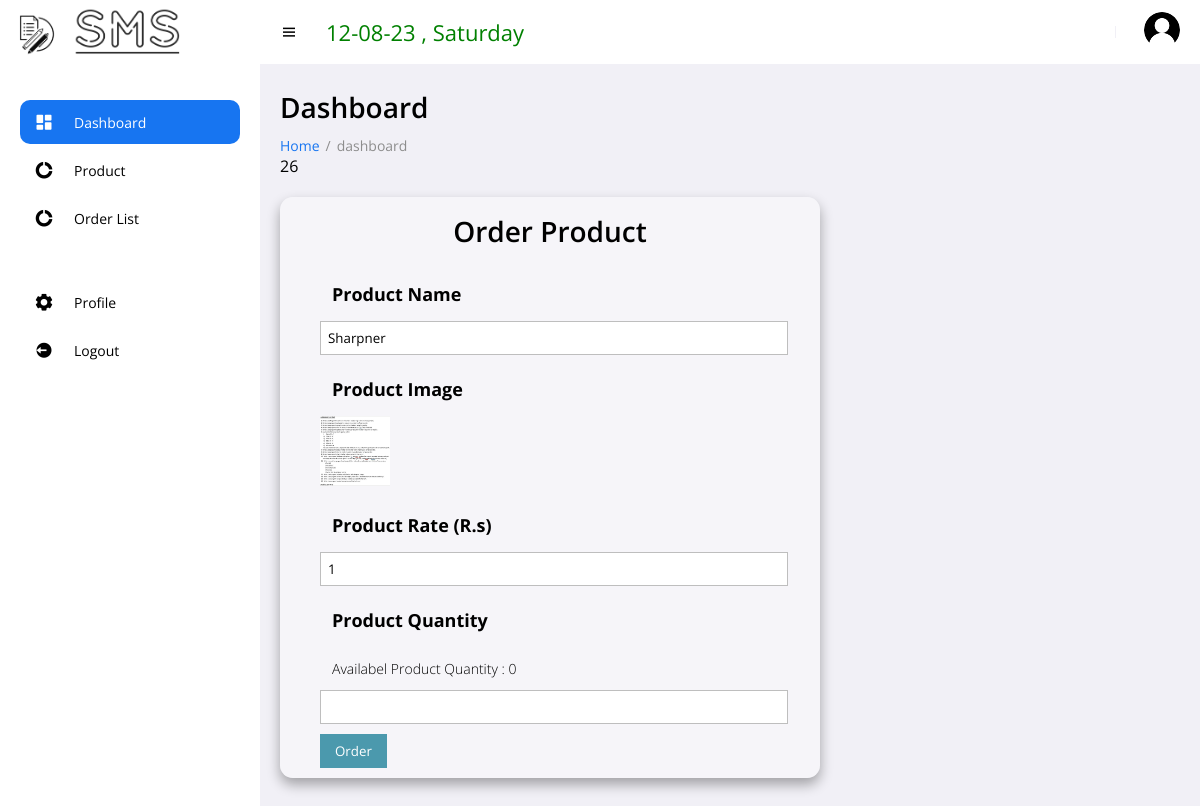
Screenshot of /purchase.php?id=26 (signed in) with the database file from the repository.
### tables this page shows
CREATE TABLE `product` (
  `product_id` int(11) NOT NULL,
  `product_name` varchar(255) NOT NULL,
  `product_bought` int(255) NOT NULL,
  `product_stock` int(255) NOT NULL,
  `product_image` varchar(255) NOT NULL,
  `product_add_date` date NOT NULL DEFAULT current_timestamp()
);

### purchase.php (the view, shortened to what this page needs)
<!DOCTYPE html>
<?php
include './includes/connection.php';
$p_id=$_GET['id'];
$select = "SELECT * FROM product WHERE product_id='$p_id'";
$data=mysqli_query($con,$select);
while($row= mysqli_fetch_array($data)){
  $name = $row['product_name'];
  $rate = $row['product_bought'];
  $stock = $row['product_stock'];
  $image = $row['product_image'];
}
?>
<html lang="en">
    <head>
	<link href='https://unpkg.com/boxicons@2.0.9/css/boxicons.min.css' rel='stylesheet'>
	<link rel="stylesheet" href="assets/css/style.css">
	<link rel="stylesheet" href="assets/css/add.css">
</head>
<body>
	<section id="sidebar">
        <?php
			if($_SESSION['user_type'] == 1){
                include 'layouts/user_menu.php';
			}
			else{
                include 'layouts/admin_menu.php';
			}
            ?>
<main >
    <h1 class="title">Dashboard</h1>
    <ul class="breadcrumbs">
        <li><a href="user_dashboard.php">Home</a></li>
        <li class="divider">/</li>
        <li><a href="user_dashboard.php" class="active">dashboard</a></li>
    </ul>
	<?php
    echo $p_id;
    ?>
    <div class="add-form">
      <div class="form-container">
        <form action="" method="POST" enctype="multipart/form-data">
        <div class="title">Order Product</div>
            <ul class="form-style">
              <li>
                  <label>Product Name</label>
                  <input type="text" name="name" class="field" value="<?php echo $name ;?>" readonly>
              </li>
              <li>
                  <label>Product Image</label>
                  <img src="<?php echo "images/".$image; ?>"  height="70px" width="70px">
              </li>
              <li>
                  <label>Product Rate (R.s)</label>
                  <input type="number" name="rate" class="field" value="<?php  echo $rate; ?>" readonly>
              </li>
              <li>
                  <label>Product Quantity</label>
                  <label style="font-size: 14px;font-weight:200;margin:0;">Availabel Product Quantity : <?php  echo $stock;?></label>
                  <input type="number" name="quantity" class="field"  min="0" oninput="this.value = Math.abs(this.value)">
              </li>
              <li>
                  <input type="submit" value="Order" name="purchase" >
              </li>
          </ul>
        </form>
      </div>
  </div>
  </main>
</section>
</body>
</html>

### assets/css/style.css (style rules this page uses)
* { font-family: 'Open Sans', sans-serif; margin: 0; padding: 0; box-sizing: border-box; }
:root { --grey: #F1F0F6; --dark-grey: #8D8D8D; --light: #fff; --dark: #000; --green: #81D43A; --light-green: #E3FFCB; --blue: #1775F1; --light-blue: #D0E4FF; --dark-blue: #0C5FCD; --red: #FC3B56; }
body { background: var(--grey); overflow-x: hidden; }
a { text-decoration: none; }
li { list-style: none; }
#sidebar { position: fixed; max-width: 260px; width: 100%; background: var(--light); top: 0; left: 0; height: 100%; overflow-y: auto; scrollbar-width: none; transition: all .3s ease; z-index: 200; }
main { width: 100%; padding: 24px 20px 20px 20px; }
main .title { font-size: 28px; font-weight: 600; margin-bottom: 10px; }
main .breadcrumbs { display: flex; grid-gap: 6px; }
main .breadcrumbs li, main .breadcrumbs li a { font-size: 14px; }
main .breadcrumbs li a { color: var(--blue); }
main .breadcrumbs li a.active, main .breadcrumbs li.divider { color: var(--dark-grey); pointer-events: none; }
main form { margin-top: 6px; }

### assets/css/add.css (style rules this page uses)
.form-container { width: 60%; background-color: #fff5; box-shadow: 0 .4rem .8rem #0005; border-radius: .8rem; margin-top: 20px; }
.form-container form { align-items: left; }
.form-container form .title { display: flex; align-items: center; justify-content: center; padding-top: 15px; }
.form-style { margin:20px auto; max-width: 500px; padding: 0 12px 10px 20px; }
.form-style li { padding: 0; display: block; list-style: none; margin: 10px 0 0 0; }
.form-style label { margin:0 0 3px 0; padding:12px; display:block; font-weight: bold; font-size: 18px; }
.form-style input[type=text], .form-style input[type=number] { box-sizing: border-box; border:1px solid #BEBEBE; padding: 7px; margin:0px; outline: none; }
.form-style .field { width: 100%; }
.form-style input[type=submit] { background: #4B99AD; padding: 8px 15px 8px 15px; border: none; color: #fff; }

### rows the page displays
product: name "Sharpner", product_image (picture), rate "1", product_stock "0"

### other values shown
$p_id "26"
